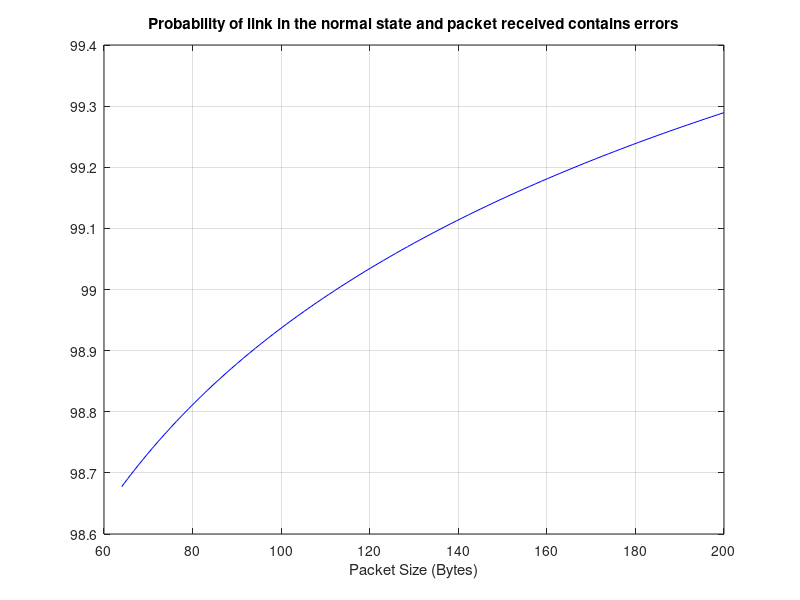
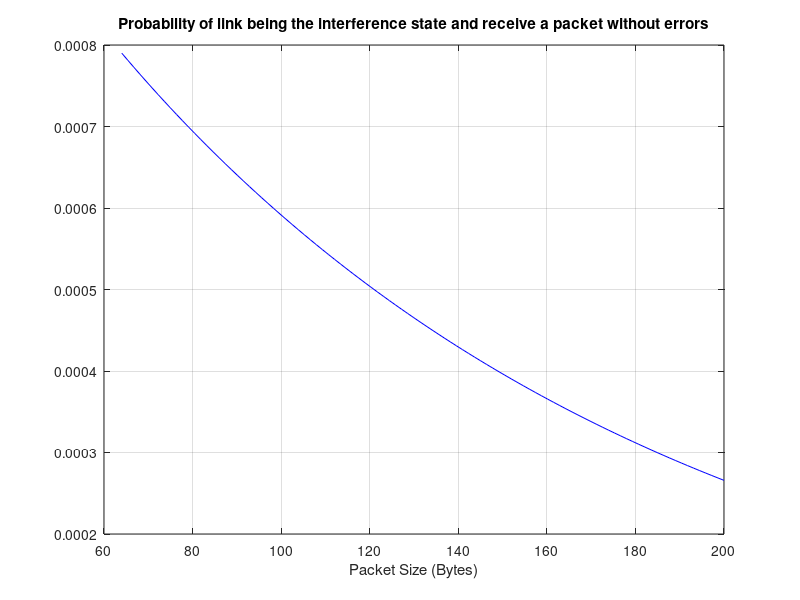
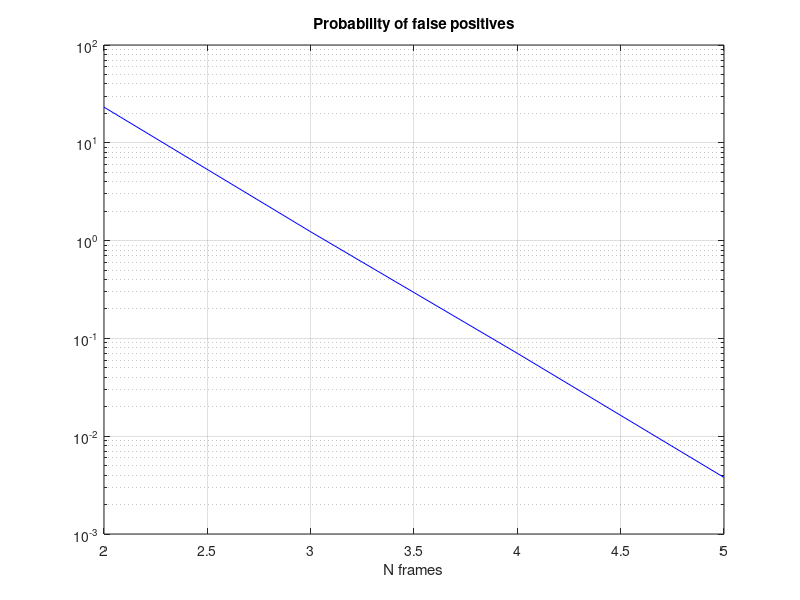
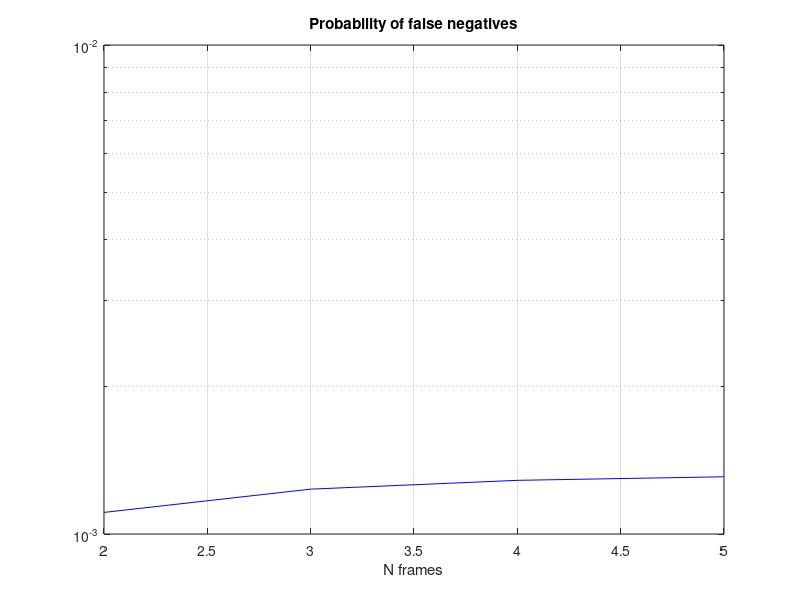

Write the MATLAB code that produced these figures, in order.
% a)
denominador = (1 + (5) + ((5)*(50/2)) + ((5)*(50/2)*(200/5)) + ((5)*(50/2)*(200/5)*(600/8)));
 
 s2 = 1 / denominador;
 s3 = (5) / denominador;
 s4 = ((5)*(50/2)) / denominador; 
 s5 = ((5)*(50/2)*(200/5)) / denominador;
 s6 = ((5)*(50/2)*(200/5)*(600/8)) / denominador;
 
 % prob interference
 int = s2 + s3;
 % prob normal state
 normal = s4 + s5 + s6;
 
 fprintf('Probabilidade de o link estar no estado normal: %.6f \n', normal)
 fprintf('Probabilidade de o link estar no estado interferência: %.6f \n', int)
 
 %%
 % b)
 % avg ber interference state
 interBer = [10^-3 10^-2];
 interStates = [s3  s2]; 
 avgBerInter = sum(interStates .* interBer) / int;
 
 % avg ber normal state
 normalBer = [10^-6 10^-5 10^-4];
 normalStates = [s6 s5 s4];
 avgBerNormal = sum(normalStates .* normalBer) / normal;
 
 fprintf('Ber médio quando o link está no estado normal: %d \n', avgBerNormal)
 fprintf('Ber médio quando o link está no estado de interferência: %d \n', avgBerInter)
 
 %%
 % c)
 % calc prob de o pacote ter erros em cada estado
    
 % 1 ou mais erros = 1 - f(0)
 
 % n -> numero de bytes
 % p -> error rate
 % f -> probabilidade em cada estado
 
 n = linspace(64, 200);
 n = n*8; 
 errorRate = [10^-6 10^-5 10^-4 10^-3 10^-2];
 
 f6 = (1 - (1 * errorRate(1)^0 * (1-errorRate(1)).^(n-0)));
 f5 = (1 - (1 * errorRate(2)^0 * (1-errorRate(2)).^(n-0)));
 f4 = (1 - (1 * errorRate(3)^0 * (1-errorRate(3)).^(n-0)));
 f3 = (1 - (1 * errorRate(4)^0 * (1-errorRate(4)).^(n-0)));
 f2 = (1 - (1 * errorRate(5)^0 * (1-errorRate(5)).^(n-0))); 
 
 prob_normal_w_errors = (s4*f4 + s5*f5 + s6*f6) ./ (s2*f2 + s3*f3 + s4*f4 + s5*f5 + s6*f6);
 
 figure(1)
 plot(n/8, prob_normal_w_errors * 100, 'b-')
 title('Probability of link in the normal state and packet received contains errors')
 xlabel('Packet Size (Bytes)')
 grid on
 
 %%
 % d)
 n = linspace(64, 200);
 n = n*8;
 
 f6 = (1 * errorRate(1)^0 * (1-errorRate(1)).^(n-0));
 f5 = (1 * errorRate(2)^0 * (1-errorRate(2)).^(n-0));
 f4 = (1 * errorRate(3)^0 * (1-errorRate(3)).^(n-0));
 f3 = (1 * errorRate(4)^0 * (1-errorRate(4)).^(n-0));
 f2 = (1 * errorRate(5)^0 * (1-errorRate(5)).^(n-0));
 
 prob_int_no_errors = (s2*f2 + s3*f3) ./ (s2*f2 + s3*f3 + s4*f4 + s5*f5 + s6*f6);
 
 figure(2)
 plot(n/8, prob_int_no_errors * 100, 'b-')
 title('Probability of link being the interference state and receive a packet without errors')
 xlabel('Packet Size (Bytes)')
 grid on
 
 
 %%
 % 5
 
 % a)
 b = 64*8;  % bytes 
 n = linspace(2,5,4);   % control frames 
 errorRate = [10^-6 10^-5 10^-4 10^-3 10^-2];
 
 f6 = (1 - (1 * errorRate(1)^0 * (1-errorRate(1))^(b-0))).^n; 
 f5 = (1 - (1 * errorRate(2)^0 * (1-errorRate(2))^(b-0))).^n; 
 f4 = (1 - (1 * errorRate(3)^0 * (1-errorRate(3))^(b-0))).^n; 
 f3 = (1 - (1 * errorRate(4)^0 * (1-errorRate(4))^(b-0))).^n;  
 f2 = (1 - (1 * errorRate(5)^0 * (1-errorRate(5))^(b-0))).^n;
 
 prob_false_positives = (s4*f4 + s5*f5 + s6*f6) ./ (s2*f2 + s3*f3 + s4*f4 + s5*f5 + s6*f6);
 
 fprintf('Probabilidade de falsos positivos (n=2): %.2f\n', prob_false_positives(1))
 fprintf('Probabilidade de falsos positivos (n=5): %.2f\n', prob_false_positives(4))
 
 figure(3)
 semilogy(n, prob_false_positives * 100, 'b-')
 title('Probability of false positives')
 xlabel('N frames')
 grid on
 
 %%
 % b)
 % prob de pelos menos 1 pacote sem erros = 1 - prob de todos terem erros
 n = linspace(2,5,4);
 b = 64*8;
 errorRate = [10^-6 10^-5 10^-4 10^-3 10^-2];
 
 f6 = (1 - (1 - (1 * errorRate(1)^0 * (1-errorRate(1))^(b-0))).^n);
 f5 = (1 - (1 - (1 * errorRate(2)^0 * (1-errorRate(2))^(b-0))).^n);
 f4 = (1 - (1 - (1 * errorRate(3)^0 * (1-errorRate(3))^(b-0))).^n);
 f3 = (1 - (1 - (1 * errorRate(4)^0 * (1-errorRate(4))^(b-0))).^n);
 f2 = (1 - (1 - (1 * errorRate(5)^0 * (1-errorRate(5))^(b-0))).^n);
 
 prob_false_negatives = (s2*f2 + s3*f3) ./ (s2*f2 + s3*f3 + s4*f4 + s5*f5 + s6*f6);
 prob_false_negatives(4)
 
 figure(4)
 semilogy(n, prob_false_negatives * 100, 'b-')
 title('Probability of false negatives')
 xlabel('N frames')
 grid on
 
 
